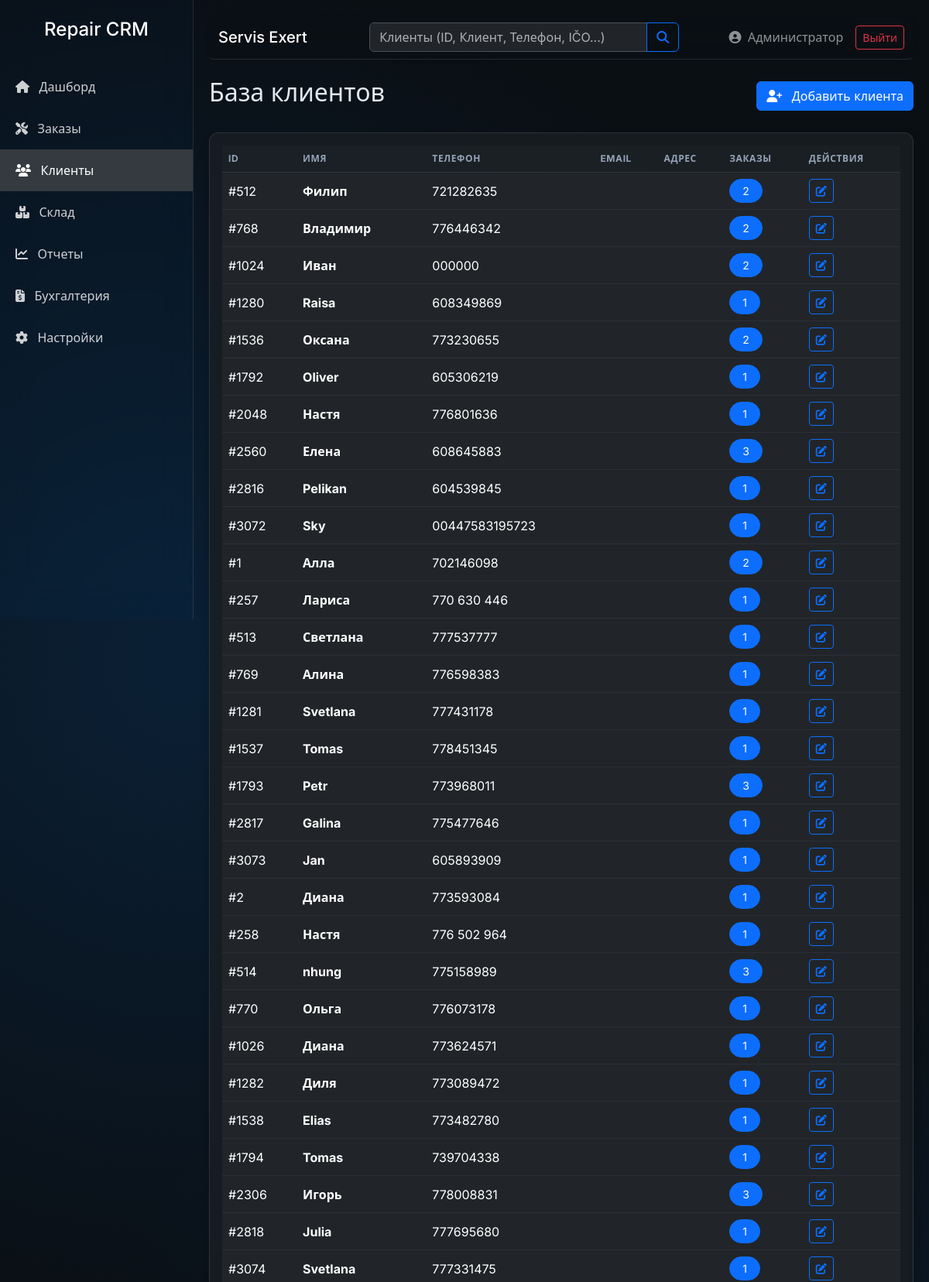
/customers.php (signed in, upper part), run on the app's committed database.
### tables this page shows
CREATE TABLE `customers` (
  `id` int(11) NOT NULL AUTO_INCREMENT,
  `customer_type` enum('private','company') DEFAULT 'private',
  `first_name` varchar(50) NOT NULL,
  `last_name` varchar(50) NOT NULL,
  `ico` varchar(20) DEFAULT NULL,
  `dic` varchar(20) DEFAULT NULL,
  `company` varchar(100) DEFAULT NULL,
  `phone` varchar(20) DEFAULT NULL,
  `email` varchar(100) DEFAULT NULL,
  `address` text DEFAULT NULL,
  `created_at` timestamp NOT NULL DEFAULT current_timestamp(),
  `old_user_id` int(11) DEFAULT NULL,
  PRIMARY KEY (`id`)
);

### includes/functions.php (called while the page is built, shortened)
<?php
function get_setting($key, $default = '') {
    global $pdo;
    static $cache = [];
    if (array_key_exists($key, $cache)) {
        return $cache[$key];
    }
    try {
        $stmt = $pdo->prepare("SELECT setting_value FROM system_settings WHERE setting_key = ?");
        $stmt->execute([$key]);
        $val = $stmt->fetchColumn();
        if ($val !== false) {
            $cache[$key] = $val;
            return $val;
        }
    } catch (Exception $e) {
        $cache[$key] = $default;
        return $default;
    }
    return $default;
}
?>

### includes/lang.php (called while the page is built, shortened)
<?php
function __($key, $override_lang = null) {
    global $lang_data, $pdo;
    if ($override_lang) {
        $lang = $override_lang;
    } elseif (isset($_SESSION['lang'])) {
        $lang = $_SESSION['lang'];
    } elseif (isset($pdo) && function_exists('get_setting')) {
        $lang = get_setting('language', 'ru');
    } else {
        $lang = 'ru';
    }
    return $lang_data[$lang][$key] ?? $key;
}
?>

### customers.php (the view, shortened to what this page needs)
<?php
require_once 'includes/config.php';
require_once 'includes/functions.php';
require_once 'includes/header.php';
$customers = [];
if (isset($pdo)) {
    try {
        $limit = 50;
        $page = isset($_GET['cp']) && is_numeric($_GET['cp']) ? (int)$_GET['cp'] : 1;
        $offset = ($page - 1) * $limit;
        $search = $_GET['search'] ?? '';
        if (!empty($search)) {
            $search = trim($search);
            $exact_id_filter = is_numeric($search) ? " OR id = ?" : "";
            $count_stmt = $pdo->prepare("SELECT COUNT(*) FROM customers WHERE (first_name LIKE ? OR last_name LIKE ? OR phone LIKE ? OR email LIKE ? OR ico LIKE ? OR dic LIKE ? OR company LIKE ?$exact_id_filter)");
            $term = "%$search%";
            $params = [$term, $term, $term, $term, $term, $term, $term];
            if (is_numeric($search)) $params[] = (int)$search;
            $count_stmt->execute($params);
            $total_customers = $count_stmt->fetchColumn();
            $stmt = $pdo->prepare("SELECT * FROM customers WHERE
                (first_name LIKE ? OR
                last_name LIKE ? OR
                phone LIKE ? OR
                email LIKE ? OR
                ico LIKE ? OR
                dic LIKE ? OR
                company LIKE ?$exact_id_filter)
                ORDER BY (CASE WHEN id = ? THEN 1 ELSE 2 END), last_name ASC LIMIT $limit OFFSET $offset");
            $search_id = is_numeric($search) ? (int)$search : 0;
            $exec_params = $params;
            $exec_params[] = $search_id;
            $stmt->execute($exec_params);
        } else {
            $stmt = $pdo->query("SELECT * FROM customers ORDER BY last_name ASC LIMIT $limit OFFSET $offset");
        }
        $customers = $stmt->fetchAll();
        $order_counts = [];
        if (!empty($customers)) {
            $customer_ids = array_column($customers, 'id');
            $placeholders = implode(',', array_fill(0, count($customer_ids), '?'));
            $c_stmt = $pdo->prepare("SELECT customer_id, COUNT(*) as cnt FROM orders WHERE customer_id IN ($placeholders) GROUP BY customer_id");
            $c_stmt->execute($customer_ids);
            while ($row = $c_stmt->fetch()) {
                $order_counts[$row['customer_id']] = (int)$row['cnt'];
            }
        }
    } catch (PDOException $e) { }
}
?>
<div class="d-flex justify-content-between align-items-center mb-4">
    <h2><?php echo __('customers_db'); ?></h2>
    <div class="d-flex gap-2">
        <button class="btn btn-primary" data-bs-toggle="modal" data-bs-target="#newCustomerModal">
            <i class="fas fa-user-plus me-2"></i> <?php echo __('add_customer'); ?>
        </button>
    </div>
</div>
<div class="card">
    <div class="card-body">
        <div class="table-responsive">
            <table class="table table-hover align-middle">
                <thead>
                    <tr>
                        <th>ID</th>
                        <th><?php echo __('name_col'); ?></th>
                        <th><?php echo __('phone'); ?></th>
                        <th>Email</th>
                        <th><?php echo __('address'); ?></th>
                        <th><?php echo __('orders'); ?></th>
                        <th><?php echo __('actions'); ?></th>
                    </tr>
                </thead>
                <tbody>
                    <?php if (empty($customers)): ?>
                        <tr>
                            <td colspan="7" class="text-center py-4 text-muted"><?php echo __('no_customers_found'); ?></td>
                        </tr>
                    <?php else: ?>
                        <?php foreach ($customers as $customer): ?>
                        <tr>
                            <td>#<?php echo $customer['id']; ?></td>
                            <td>
                                <strong>
                                    <?php
                                    if ($customer['customer_type'] == 'company') {
                                        echo htmlspecialchars($customer['company'] ?: $customer['last_name']);
                                        echo ' <small class="text-muted">(Firma)</small>';
                                    } else {
                                        echo htmlspecialchars($customer['last_name'] . ' ' . $customer['first_name']);
                                    }
                                    ?>
                                </strong>
                            </td>
                            <td><?php echo htmlspecialchars($customer['phone']); ?></td>
                            <td><?php echo htmlspecialchars($customer['email']); ?></td>
                            <td><?php echo htmlspecialchars($customer['address']); ?></td>
                            <td>
                                <?php
                                $count = $order_counts[$customer['id']] ?? 0;
                                ?>
                                <button class="btn btn-sm <?php echo $count > 0 ? 'btn-primary' : 'btn-outline-secondary'; ?> rounded-pill px-3"
                                        onclick="showCustomerOrders(<?php echo $customer['id']; ?>, '<?php echo htmlspecialchars($customer['first_name'] . ' ' . $customer['last_name']); ?>')"
                                        <?php echo $count == 0 ? 'disabled' : ''; ?>>
                                    <?php echo $count; ?>
                                </button>
                            </td>
                            <td>
                                <div class="btn-group btn-group-sm">
                                    <a href="edit_customer.php?id=<?php echo $customer['id']; ?>" class="btn btn-outline-primary"><i class="fas fa-edit"></i></a>
                                </div>
                            </td>
                        </tr>
                        <?php endforeach; ?>
                    <?php endif; ?>
                </tbody>
            </table>
        </div>
    </div>
</div>
<?php require_once 'includes/footer.php'; ?>

### assets/css/style.css (style rules this page uses)
:root { --sidebar-width: 250px; --primary-color: #0d7ff2; --glass-bg: rgba(255, 255, 255, 0.05); --glass-border: rgba(255, 255, 255, 0.1); }
body { background-color: #0a0f14; background-image: radial-gradient(circle at 20% 30%, rgba(13, 127, 242, 0.15) 0%, transparent 40%), radial-gradient(circle at 80% 70%, rgba(13, 127, 242, 0.1) 0%, transparent 40%); background-attachment: fixed; color: #e2e8f0; font-family: 'Inter', system-ui, -apple-system, sans-serif; position: relative; }
.card { border: 1px solid var(--glass-border); background: rgba(25, 30, 36, 0.8); box-shadow: 0 4px 12px 0 rgba(0, 0, 0, 0.2); margin-bottom: 20px; border-radius: 12px; color: #e2e8f0; }
.table { color: #cbd5e1; }
.table thead th { background-color: rgba(255,255,255,0.02); text-transform: uppercase; font-size: 0.75rem; letter-spacing: 0.05em; color: #94a3b8; border-bottom: 1px solid var(--glass-border); }
.table td { border-color: rgba(255,255,255,0.05); }

### data on the page
customers: id "512", last_name+first_name "Филип", phone "721282635", id "2"
customers: id "768", last_name+first_name "Владимир", phone "776446342", id "2"
customers: id "1024", last_name+first_name "Иван", phone "000000", id "2"
customers: id "1280", last_name+first_name "Raisa", phone "608349869", id "1"
customers: id "1536", last_name+first_name "Оксана", phone "773230655", id "2"
customers: id "1792", last_name+first_name "Oliver", phone "605306219", id "1"
customers: id "2048", last_name+first_name "Настя", phone "776801636", id "1"
customers: id "2560", last_name+first_name "Елена", phone "608645883", id "3"
customers: id "2816", last_name+first_name "Pelikan", phone "604539845", id "1"
customers: id "3072", last_name+first_name "Sky", phone "00447583195723", id "1"
customers: id "1", last_name+first_name "Алла", phone "702146098", id "2"
customers: id "257", last_name+first_name "Лариса", phone "770 630 446", id "1"
customers: id "513", last_name+first_name "Светлана", phone "777537777", id "1"
customers: id "769", last_name+first_name "Алина", phone "776598383", id "1"
customers: id "1281", last_name+first_name "Svetlana", phone "777431178", id "1"
customers: id "1537", last_name+first_name "Tomas", phone "778451345", id "1"
customers: id "1793", last_name+first_name "Petr", phone "773968011", id "3"
customers: id "2817", last_name+first_name "Galina", phone "775477646", id "1"
customers: id "3073", last_name+first_name "Jan", phone "605893909", id "1"
customers: id "2", last_name+first_name "Диана", phone "773593084", id "1"
customers: id "258", last_name+first_name "Настя", phone "776 502 964", id "1"
customers: id "514", last_name+first_name "nhung", phone "775158989", id "3"
customers: id "770", last_name+first_name "Ольга", phone "776073178", id "1"
customers: id "1026", last_name+first_name "Диана", phone "773624571", id "1"
customers: id "1282", last_name+first_name "Диля", phone "773089472", id "1"
customers: id "1538", last_name+first_name "Elias", phone "773482780", id "1"
customers: id "1794", last_name+first_name "Tomas", phone "739704338", id "1"
customers: id "2306", last_name+first_name "Игорь", phone "778008831", id "3"
customers: id "2818", last_name+first_name "Julia", phone "777695680", id "1"
customers: id "3074", last_name+first_name "Svetlana", phone "777331475", id "1"

### other printed values
__('dashboard') "Дашборд"
__('orders') "Заказы"
__('customers') "Клиенты"
__('inventory') "Склад"
__('reports') "Отчеты"
__('accounting') "Бухгалтерия"
__('settings') "Настройки"
get_setting('company_name', 'Repair CRM') "Servis Exert"
$_SESSION['full_name'] "Администратор"
__('logout') "Выйти"
__('customers_db') "База клиентов"
__('add_customer') "Добавить клиента"
__('name_col') "ИМЯ"
__('phone') "ТЕЛЕФОН"
__('address') "АДРЕС"
